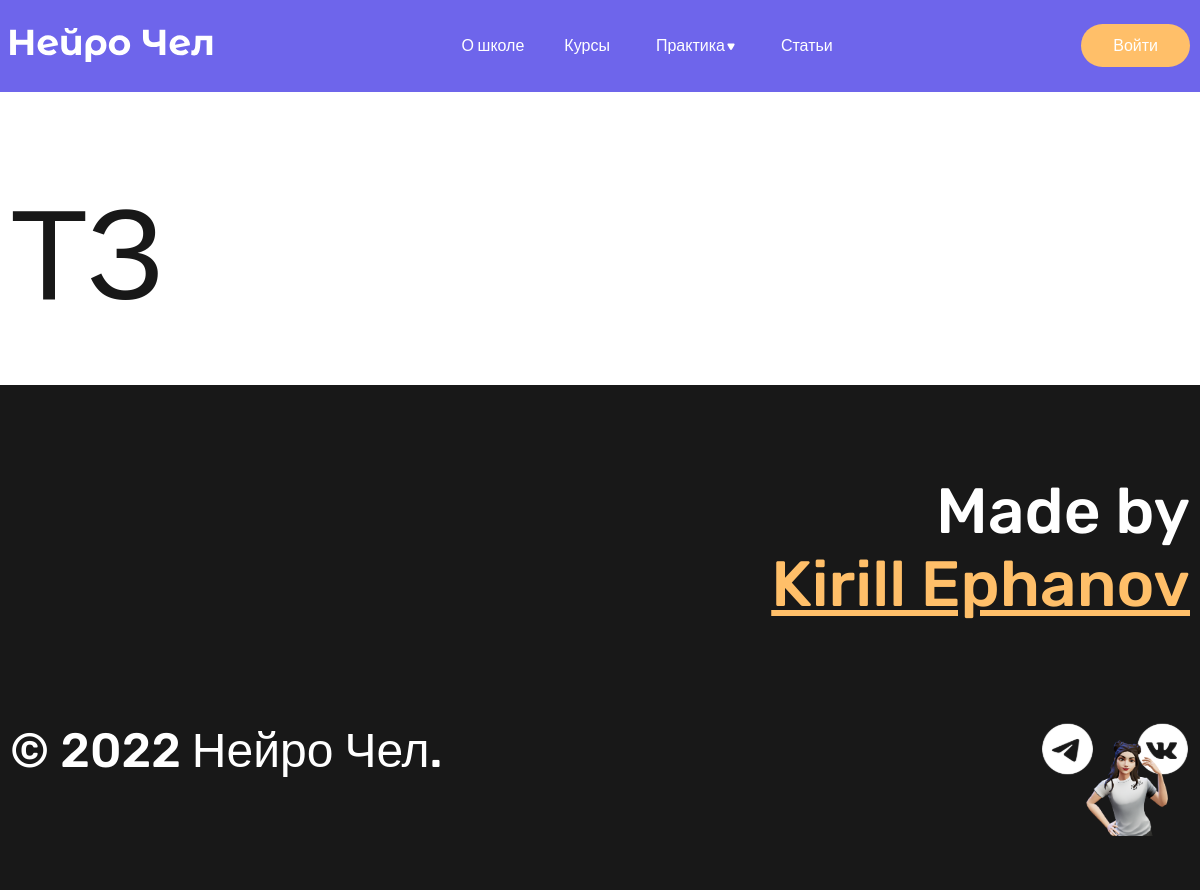
The page /practice/tech_task/ on the database as committed earlier.
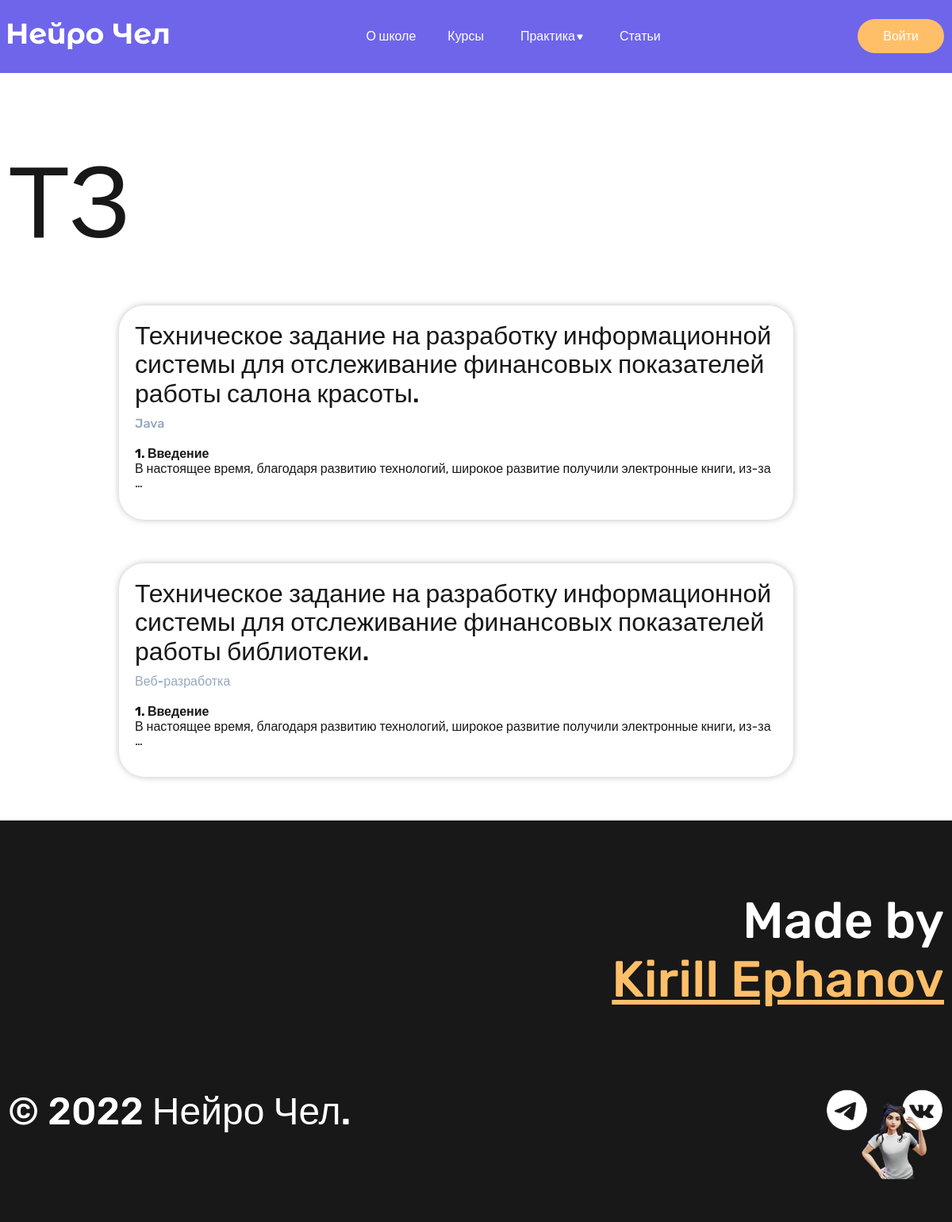
The same page on the database as committed later.
### blablycode_app/models.py (models this page shows, shortened)
class TechTask(models.Model):
    tech_task_title = models.CharField(max_length=150, verbose_name='Название ТЗ')
    tech_task_category = models.ForeignKey('Category', on_delete=models.PROTECT, null=True, verbose_name='Категория')
    tech_task_content = models.TextField(max_length=1500, verbose_name='Содержание ТЗ')
    class Meta:
        verbose_name = 'Техническое задание'
        verbose_name_plural = 'Технические задания'
        ordering = ['-pk']

class Category(models.Model):
    category_title = models.CharField(max_length=150, verbose_name='Название категории')
    def __str__(self):
        return self.category_title
    class Meta:
        verbose_name = 'Категория'
        verbose_name_plural = 'Категории'
        ordering = ['category_title']

### blablycode_app/views.py (the view)
# urls.py: path('practice/tech_task/', tech_task_page, name='tech_task'),
def tech_task_page(request):
    tech_task = TechTask.objects.all()
    context = {'tech_task': tech_task,}
    return render(request=request, template_name='blablycode_app/tech_task_list.html', context=context)

### blablycode_app/templates/blablycode_app/tech_task_list.html
{% extends 'base.html' %}
{% block content %}
    <div class="wrapper">
        <h1 class="page-title">ТЗ</h1>
    </div>
    <section>
        <div class="course-catalog-wrapper">
            <div class="course-catalog">
                {% for item in tech_task %}
                <a href="{% url 'open_tech_task' item.pk %}" class="card-link">
                    <div class="course-card">
                        <div class="course-card-container">
                            <div class="course-card__content">
                                <p class="course-card__title">
                                    {{ item.tech_task_title }}
                                </p>
                                <div class="course-card__categories">
                                    <p class="course-card__category">
                                        {{ item.tech_task_category }}
                                    </p>
                                </div>
                                <p class="course-card__description">
                                    {{ item.tech_task_content|safe|truncatewords:15 }}
                                </p>
                            </div>
                        </div>
                    </div>
                </a>
                {% endfor %}
            </div>
        </div>
    </section>
{% endblock %}

Rows that differ between the two databases and show on the page:
added TechTask: tech_task_title "Техническое задание на разработку информационной системы для отслеживание финансовых показателей работы салона красоты.", tech_task_category "Java", tech_task_content "1. Введение В настоящее время, благодаря развитию технологий, широкое развитие получили электронные книги, из-за …"
added TechTask: tech_task_title "Техническое задание на разработку информационной системы для отслеживание финансовых показателей работы библиотеки.", tech_task_category "Веб-разработка", tech_task_content "1. Введение В настоящее время, благодаря развитию технологий, широкое развитие получили электронные книги, из-за …"
